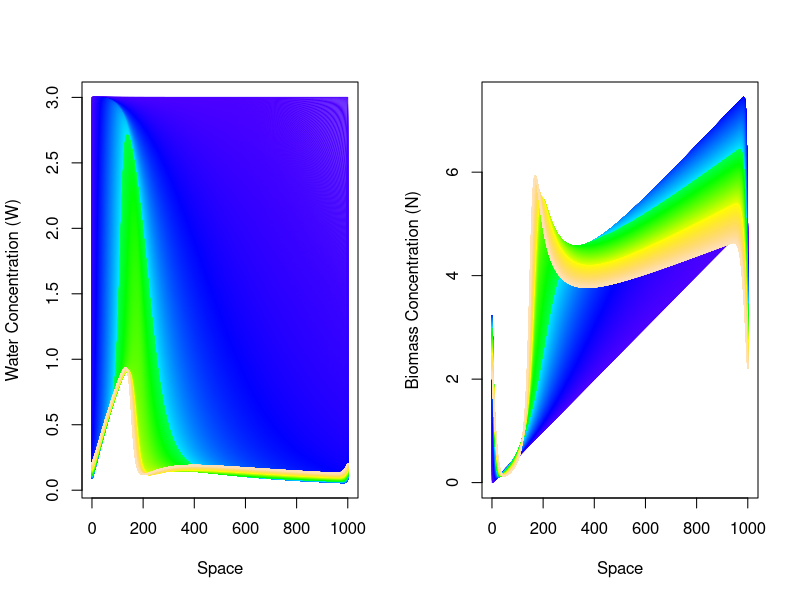

Generate this figure with R:
timesteps = 10000 # total timesteps
dt = 0.0001 #delta t, the size of timestep
a = 3 #constant water influx
m = 1 #constant biomass loss
k = 1000
L=50
dx=L/k

a1=-1*((-a+sqrt(a^2-4*m^2))/(2))
a2=((a+sqrt(a^2-4*m^2))/(2*m))
W = matrix(NA, timesteps, k)
N = matrix(NA, timesteps, k)
W[1,1:k] = 3
N[1,]=seq(0,5, length=k)
v = 182.5
waterProb = 0.1 #water diffusion 
d = 0.45 #plant diffusion

dwdt = function(w, n){
  return(a-w-w*n^2)
}
dndt = function(w, n){
  return(w*n^2-m*n)
}

A.veg=function(){
  A=matrix(0,k,k)
  for(i in 1:(k-1)){
    A[i,i]=-d*2
    A[i,i+1]=d
    A[i+1,i]=d
  }
  A[1,1]=-d*2
  A[k,k]=-d*2
  A[k,1]=d
  A[1,k]=d
  return(A)
}
AVeg=A.veg()

A.water=function(){
  A=matrix(0,k,k)
  for(i in 1:(k-1)){
    A[i,i]=-waterProb
    A[i+1,i]=waterProb
  }
  A[1,1]=waterProb
  A[k,k]=-waterProb
  A[1,1]=-waterProb
  A[1,k]=waterProb
    
  return(A)
}
AWater=A.water()
for (i in 1:(timesteps-1)){
  W[i+1,] = W[i,] + dt*(dwdt(W[i,], N[i,])) + (v*dt/dx)*AWater%*%W[i,]
  N[i+1,] = N[i,] + dt*(dndt(W[i,], N[i,])) + (dt/dx^2)*AVeg%*%N[i,]
}
print(c(a1,a2))
par(mfrow=c(1,2))
matplot(t(W),type="l",lty=1,col = topo.colors(timesteps),xlab="Space",ylab="Water Concentration (W)")
# abline(h=a1,lty="dashed",lwd=3)
matplot(t(N),type="l",lty=1,col = topo.colors(timesteps),xlab="Space",ylab="Biomass Concentration (N)")
# abline(h=a2,lty="dashed",lwd=3)
